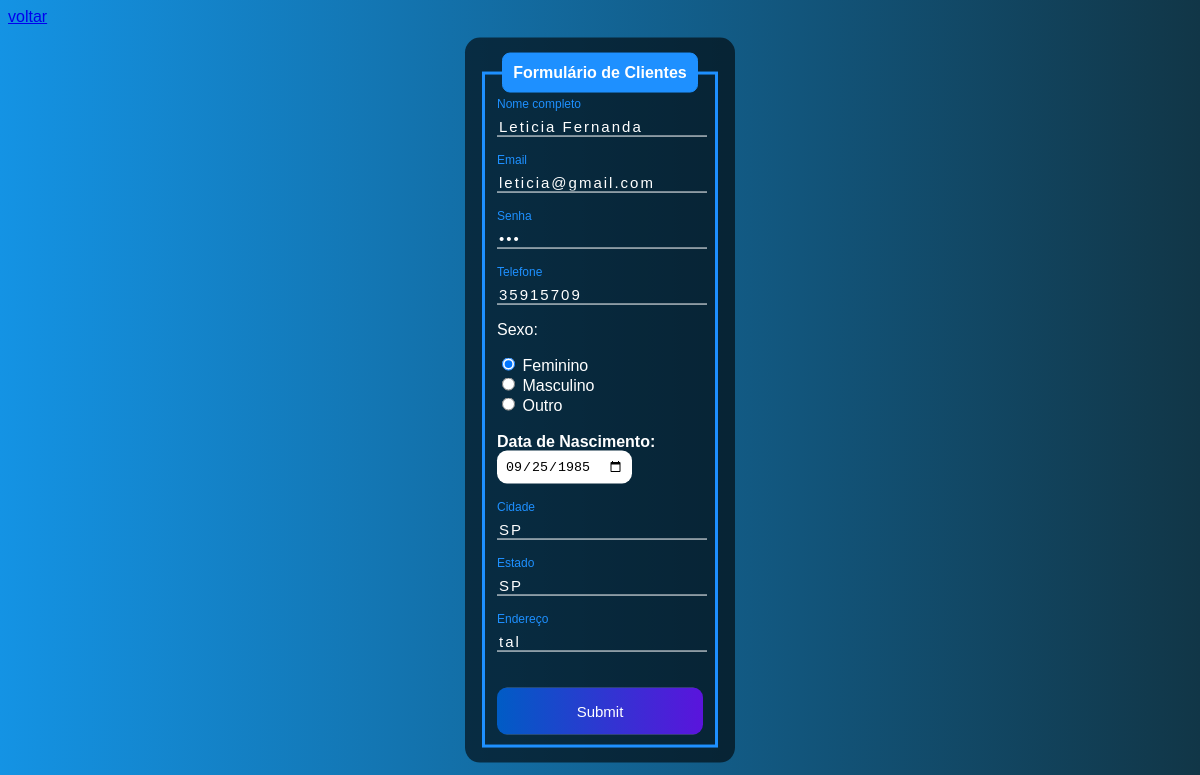
/edit.php?id=5, run on the app's committed database.
### tables this page shows
CREATE TABLE `usuarios` (
  `id` smallint(6) NOT NULL,
  `nome` varchar(50) DEFAULT NULL,
  `email` varchar(150) DEFAULT NULL,
  `senha` varchar(50) DEFAULT NULL,
  `telefone` varchar(15) DEFAULT NULL,
  `sexo` char(15) DEFAULT NULL,
  `data_nasc` date DEFAULT NULL,
  `cidade` varchar(50) DEFAULT NULL,
  `estado` varchar(50) DEFAULT NULL,
  `endereco` varchar(50) DEFAULT NULL
);

### edit.php (the view, shortened to what this page needs)
<?php
if(!empty($_GET['id']))
{
include_once ('config.php');
$id = $_GET['id'];
$sqlSelect = "SELECT * FROM usuarios WHERE id=$id";
$result = $conexao->query($sqlSelect);
if($result->num_rows > 0)
{
    while($user_data = mysqli_fetch_assoc($result))
    {
        $nome = $user_data['nome'];
        $email = $user_data['email'];
        $senha = $user_data['senha'];
        $telefone = $user_data['telefone'];
        $sexo = $user_data['sexo'];
        $data_nasc = $user_data['data_nasc'];
        $cidade = $user_data['cidade'];
        $estado = $user_data['estado'];
        $endereco = $user_data['endereco'];
    }
}
else
{
    header('Location: sistema.php');
}
}
else
{
    header('Location: sistema.php');
}
?>
<!DOCTYPE html>
<html lang="en">
<head>
    <link rel="stylesheet" type="text/css" href="css/edit-style.css">
</head>
<body>
    <a href="sistema.php">voltar</a>
    <div class="box">
        <form id="edit" action="saveEdit.php" method="POST">
            <fieldset>
                <legend><b>Formulário de Clientes</b></legend>
                <br>
                <div class="inputBox">
                    <input type="text" name="nome" id="nome" class="inputUser" value="<?php echo $nome ?>" required>
                    <label for="nome" class="labelInput">Nome completo</label>
                </div>
                <br><br>
                <div class="inputBox">
                    <input type="text" name="email" id="email" class="inputUser" value="<?php echo $email ?>" required>
                    <label for="email" class="labelInput">Email</label>
                </div>
                <br><br>
                <div class="inputBox">
                    <input type="password" name="senha" id="senha" class="inputUser" value="<?php echo $senha ?>" required>
                    <label for="senha" class="labelInput">Senha</label>
                </div>
                <br><br>
                <div class="inputBox">
                    <input type="tel" name="telefone" id="telefone" class="inputUser" value="<?php echo $telefone ?>" required>
                    <label for="telefone" class="labelInput">Telefone</label>
                </div>
                <p>Sexo:</p>
                <input type="radio" id="feminino" name="genero" value="feminino" <?php echo ($sexo == 'feminino') ? 'checked' : '' ?> required>
                <label for="femininno">Feminino</label>
                <br>
                <input type="radio" id="masculino" name="genero" value="masculino" <?php echo ($sexo == 'masculino') ? 'checked' : '' ?> required>
                <label for="masculino">Masculino</label>
                <br>
                <input type="radio" id="outro" name="genero" value="outro" <?php echo ($sexo == 'outro') ? 'checked' : '' ?> required>
                <label for="outro">Outro</label>
                <br><br>
                <label for="data_nascimento"><b>Data de Nascimento:</b></label>
                <input type="date" name="data_nascimento" id="data_nascimento" value="<?php echo $data_nasc ?>" required>
                <br><br><br>
                <div class="inputBox">
                    <input type="text" name="cidade" id="cidade" class="inputUser" value="<?php echo $cidade ?>" required>
                    <label for="cidade" class="labelInput">Cidade</label>
                </div>
                <br><br>
                <div class="inputBox">
                    <input type="text" name="estado" id="estado" class="inputUser" value="<?php echo $estado ?>" required>
                    <label for="estado" class="labelInput">Estado</label>
                </div>
                <br><br>
                <div class="inputBox">
                    <input type="text" name="endereco" id="endereco" class="inputUser" value="<?php echo $endereco ?>" required>
                    <label for="endereco" class="labelInput">Endereço</label>
                </div>
                <br><br>
                <input type="submit" name="update" id="update">
            </fieldset>
        </form>
    </div>
</body>
</html>

### css/edit-style.css (style rules this page uses)
body { font-family: Arial, Helvetica, sans-serif; background-image: linear-gradient(to right, rgb(20, 147, 228), rgb(17, 54, 71)); }
.box { color: white; position: absolute; top: 50%; left: 50%; transform: translate(-50%, -50%); background-color: rgba(0, 0, 0, 0.6); padding: 15px; border-radius: 15px; width: 20%; }
fieldset { border: 3px solid dodgerblue; }
legend { border: 1px solid dodgerblue; padding: 10px; text-align: center; background-color: dodgerblue; border-radius: 8px; }
.inputBox { position: relative; }
.inputUser { background: none; border: none; border-bottom: 1px solid white; outline: none; color: white; font-size: 15px; width: 100%; letter-spacing: 2px; }
.labelInput { position: absolute; top: 0px; left: 0px; pointer-events: none; transition: .5s; }
.inputUser:focus ~ .labelInput, .inputUser:valid ~ .labelInput { top: -20px; font-size: 12px; color: dodgerblue; }
#data_nascimento { border: none; padding: 8px; border-radius: 10px; outline: none; }
#update { background-image: linear-gradient(to right, rgb(0, 92, 197), rgb(90, 20, 220)); width: 100%; border: none; padding: 15px; color: white; font-size: 15px; cursor: pointer; border-radius: 10px; }

### data on the page
usuarios: nome "Leticia Fernanda", email "leticia@gmail.com", telefone "35915709", sexo "☑", sexo "☐ Masculino", sexo "☐ Outro", data_nascimento "09/25/1985", cidade "SP", estado "SP", endereco "tal"
